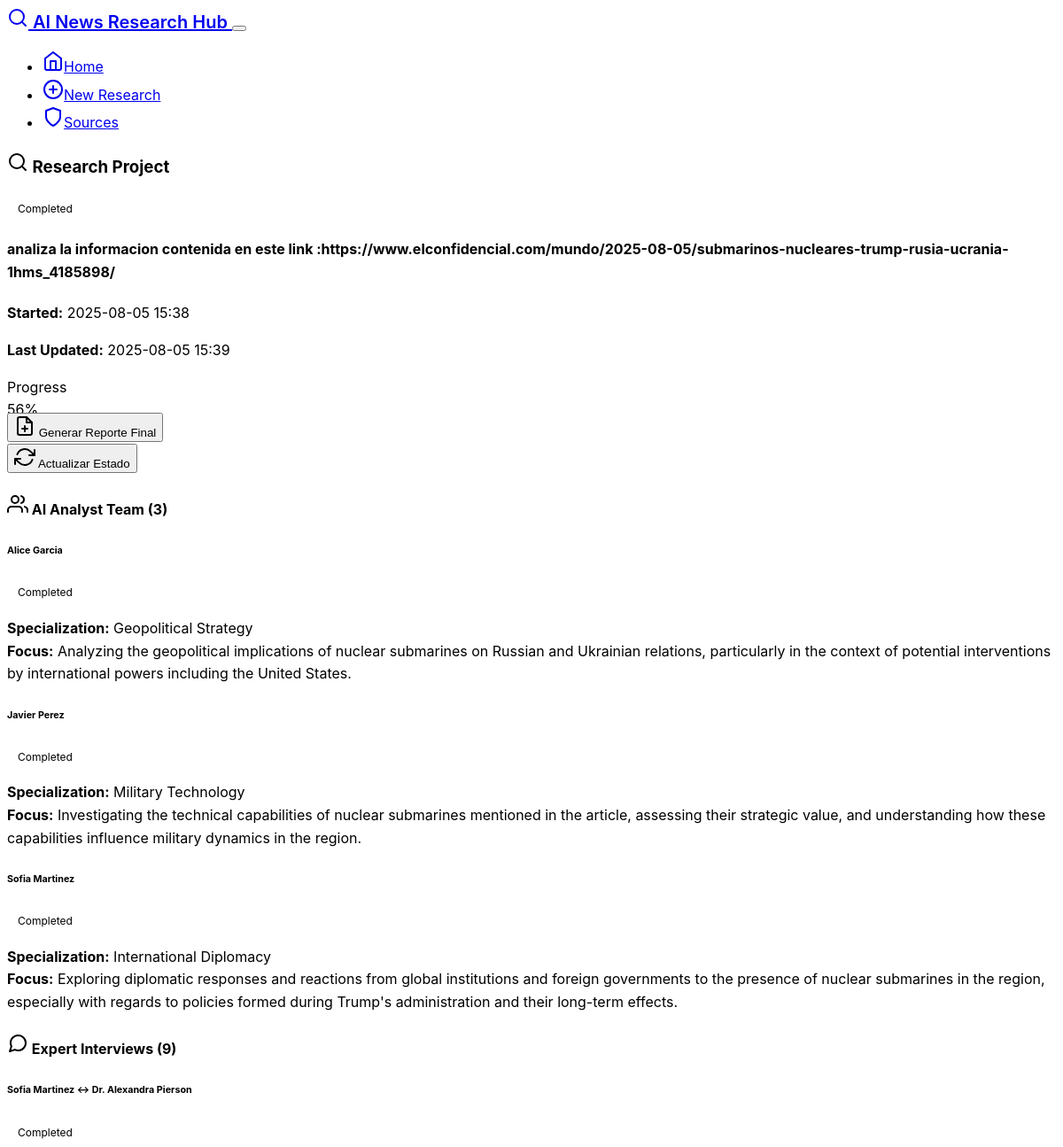
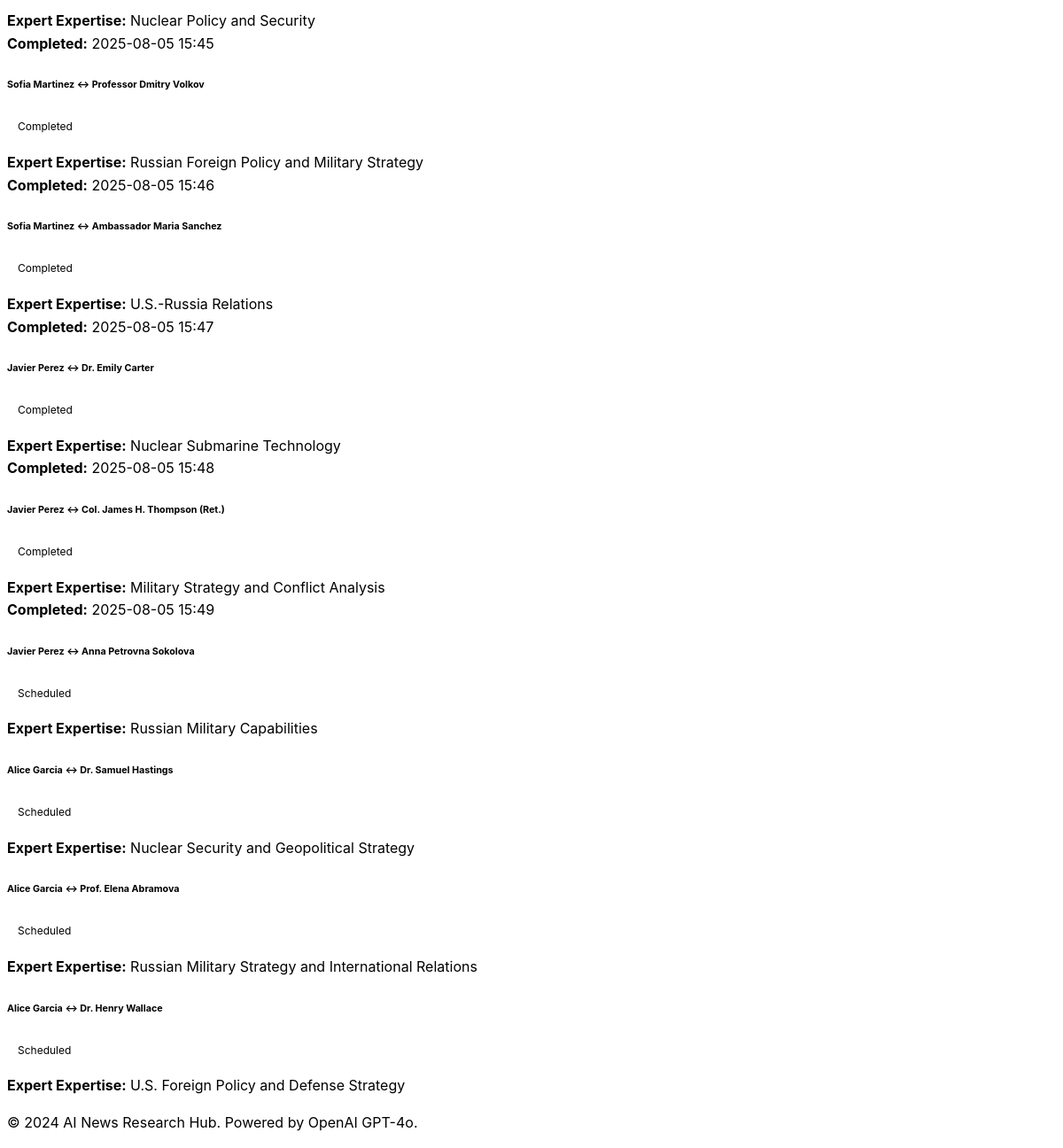
/project/5, run on the app's committed database (2 pictures, top to bottom).
### models.py (models this page shows)
class ResearchProject(db.Model):
    id = db.Column(db.Integer, primary_key=True)
    topic = db.Column(db.String(500), nullable=False)
    status = db.Column(db.String(50), default='initialized')  # initialized, analyzing, interviewing, reviewing, completed
    created_at = db.Column(db.DateTime, default=datetime.utcnow)
    updated_at = db.Column(db.DateTime, default=datetime.utcnow, onupdate=datetime.utcnow)
    final_report = db.Column(db.Text)
    human_notes = db.Column(db.Text)
    analysts = db.relationship('Analyst', backref='project', lazy=True, cascade='all, delete-orphan')
    interviews = db.relationship('Interview', backref='project', lazy=True, cascade='all, delete-orphan')

class Analyst(db.Model):
    id = db.Column(db.Integer, primary_key=True)
    project_id = db.Column(db.Integer, db.ForeignKey('research_project.id'), nullable=False)
    name = db.Column(db.String(100), nullable=False)
    specialization = db.Column(db.String(200), nullable=False)
    research_focus = db.Column(db.Text)
    status = db.Column(db.String(50), default='assigned')  # assigned, researching, interviewing, completed
    created_at = db.Column(db.DateTime, default=datetime.utcnow)

class Interview(db.Model):
    id = db.Column(db.Integer, primary_key=True)
    project_id = db.Column(db.Integer, db.ForeignKey('research_project.id'), nullable=False)
    analyst_id = db.Column(db.Integer, db.ForeignKey('analyst.id'), nullable=False)
    expert_id = db.Column(db.Integer, db.ForeignKey('expert.id'), nullable=False)
    questions = db.Column(db.Text)  # JSON string of questions
    responses = db.Column(db.Text)  # JSON string of responses
    insights = db.Column(db.Text)
    credibility_assessment = db.Column(db.Text)
    fake_news_flags = db.Column(db.Text)  # JSON string of potential fake news indicators
    status = db.Column(db.String(50), default='scheduled')  # scheduled, in_progress, completed, reviewed
    created_at = db.Column(db.DateTime, default=datetime.utcnow)
    completed_at = db.Column(db.DateTime)
    analyst = db.relationship('Analyst', backref='interviews')

class Expert(db.Model):
    id = db.Column(db.Integer, primary_key=True)
    name = db.Column(db.String(100), nullable=False)
    expertise_area = db.Column(db.String(200), nullable=False)
    background = db.Column(db.Text)
    credibility_score = db.Column(db.Float, default=0.8)
    interviews = db.relationship('Interview', backref='expert', lazy=True)

### routes.py (the view)
@app.route('/project/<int:project_id>')
def project_status(project_id):
    project = ResearchProject.query.get_or_404(project_id)
    analysts = Analyst.query.filter_by(project_id=project_id).all()
    interviews = Interview.query.filter_by(project_id=project_id).all()
    total_interviews = len(interviews)
    completed_interviews = len([i for i in interviews if i.status == 'completed'])
    progress = (completed_interviews / total_interviews * 100) if total_interviews > 0 else 0
    return render_template('research.html',
                         project=project,
                         analysts=analysts,
                         interviews=interviews,
                         progress=progress)

### templates/research.html (shortened to what this page needs)
{% extends "base.html" %}
{% block content %}
{% if not project %}
<div class="row">
    <div class="col-lg-8 mx-auto">
        <div class="card">
            <div class="card-header">
                <h3 class="mb-0">
                    <i data-feather="search" class="me-2"></i>
                    Start New Research Project
                </h3>
            </div>
            <div class="card-body">
                <form method="POST">
                    <div class="mb-4">
                        <label for="topic" class="form-label">Research Topic</label>
                        <textarea class="form-control form-control-lg"
                                  id="topic"
                                  name="topic"
                                  rows="3"
                                  placeholder="Enter the topic you want to research (e.g., 'Climate change impacts on agriculture', 'Latest developments in AI safety', 'COVID-19 vaccine effectiveness')"
                                  required></textarea>
                        <div class="form-text">
                            Be specific about what you want to investigate. The AI analysts will be specialized based on your topic.
                        </div>
                    </div>
                    <div class="d-grid">
                        <button type="submit" class="btn btn-primary btn-lg">
                            <i data-feather="play" class="me-2"></i>
                            Start Research
                        </button>
                    </div>
                </form>
            </div>
        </div>
        <div class="mt-5">
            <h4 class="mb-3">
                <i data-feather="info" class="me-2"></i>
                What Happens Next?
            </h4>
            <div class="list-group">
                <div class="list-group-item">
                    <div class="d-flex w-100 justify-content-between align-items-center">
                        <div>
                            <h6 class="mb-1">
                                <i data-feather="users" class="me-2 text-primary"></i>
                                AI Analyst Team Generation
                            </h6>
                            <p class="mb-1">Specialized AI analysts will be created based on your topic</p>
                        </div>
                    </div>
                </div>
                <div class="list-group-item">
                    <div class="d-flex w-100 justify-content-between align-items-center">
                        <div>
                            <h6 class="mb-1">
                                <i data-feather="message-square" class="me-2 text-primary"></i>
                                Expert Interview Process
                            </h6>
                            <p class="mb-1">Each analyst will interview relevant AI experts in parallel</p>
                        </div>
                    </div>
                </div>
                <div class="list-group-item">
                    <div class="d-flex w-100 justify-content-between align-items-center">
                        <div>
                            <h6 class="mb-1">
                                <i data-feather="eye" class="me-2 text-warning"></i>
                                Human Review Checkpoint
                            </h6>
                            <p class="mb-1">You'll have the opportunity to review and refine the process</p>
                        </div>
                    </div>
                </div>
                <div class="list-group-item">
                    <div class="d-flex w-100 justify-content-between align-items-center">
                        <div>
                            <h6 class="mb-1">
                                <i data-feather="file-text" class="me-2 text-success"></i>
                                Final Report Generation
                            </h6>
                            <p class="mb-1">AI Technical Writer compiles all insights into a comprehensive report</p>
                        </div>
                    </div>
                </div>
            </div>
        </div>
    </div>
</div>
{% else %}
<div class="row">
    <div class="col-12">
        <div class="card mb-4">
            <div class="card-header">
                <div class="d-flex justify-content-between align-items-center">
                    <h3 class="mb-0">
                        <i data-feather="search" class="me-2"></i>
                        Research Project
                    </h3>
                    <span class="badge fs-6
                        {% if project.status == 'completed' %}bg-success
                        {% elif project.status == 'error' %}bg-danger
                        {% elif project.status == 'reviewing' %}bg-warning
                        {% else %}bg-info{% endif %}">
                        {{ project.status.title() }}
                    </span>
                </div>
            </div>
            <div class="card-body">
                <h4 class="mb-3">{{ project.topic }}</h4>
                <div class="row">
                    <div class="col-md-6">
                        <p><strong>Started:</strong> {{ project.created_at.strftime('%Y-%m-%d %H:%M') }}</p>
                        <p><strong>Last Updated:</strong> {{ project.updated_at.strftime('%Y-%m-%d %H:%M') }}</p>
                    </div>
                    <div class="col-md-6">
                        {% if progress is defined %}
                        <div class="mb-3">
                            <label class="form-label">Progress</label>
                            <div class="progress">
                                <div class="progress-bar" style="width: {{ progress }}%">{{ "%.0f"|format(progress) }}%</div>
                            </div>
                        </div>
                        {% endif %}
                    </div>
                </div>
                <div class="mt-3">
                    {% if project.final_report %}
                    <a href="{{ url_for('view_report', project_id=project.id) }}"
                       class="btn btn-primary me-2">
                        <i data-feather="file-text" class="me-2"></i>
                        Ver Reporte Final
                    </a>
                    {% elif project.status == 'completed' %}
                    <form method="POST" action="{{ url_for('generate_report', project_id=project.id) }}" class="d-inline">
                        <button type="submit" class="btn btn-success me-2">
                            <i data-feather="file-plus" class="me-2"></i>
                            Generar Reporte Final
                        </button>
                    </form>
                    {% endif %}
                    <button type="button"
                            class="btn btn-outline-secondary"
                            onclick="refreshStatus()">
                        <i data-feather="refresh-cw" class="me-2"></i>
                        Actualizar Estado
                    </button>
                </div>
            </div>
        </div>
        {% if analysts %}
        <div class="card mb-4">
            <div class="card-header">
                <h4 class="mb-0">
                    <i data-feather="users" class="me-2"></i>
                    AI Analyst Team ({{ analysts|length }})
                </h4>
            </div>
            <div class="card-body">
                <div class="row">
                    {% for analyst in analysts %}
                    <div class="col-md-6 mb-3">
                        <div class="card">
                            <div class="card-body">
                                <div class="d-flex justify-content-between align-items-center mb-2">
                                    <h6 class="card-title mb-0">{{ analyst.name }}</h6>
                                    <span class="badge
                                        {% if analyst.status == 'completed' %}bg-success
                                        {% elif analyst.status == 'interviewing' %}bg-info
                                        {% else %}bg-secondary{% endif %}">
                                        {{ analyst.status.title() }}
                                    </span>
                                </div>
                                <p class="card-text">
                                    <strong>Specialization:</strong> {{ analyst.specialization }}<br>
                                    <strong>Focus:</strong> {{ analyst.research_focus }}
                                </p>
                            </div>
                        </div>
                    </div>
                    {% endfor %}
                </div>
            </div>
        </div>
        {% endif %}
        {% if interviews %}
        <div class="card mb-4">
            <div class="card-header">
                <h4 class="mb-0">
                    <i data-feather="message-circle" class="me-2"></i>
                    Expert Interviews ({{ interviews|length }})
                </h4>
            </div>
            <div class="card-body">
                <div class="row">
                    {% for interview in interviews %}
                    <div class="col-md-6 mb-3">
                        <div class="card">
                            <div class="card-body">
                                <div class="d-flex justify-content-between align-items-center mb-2">
                                    <h6 class="card-title mb-0">
                                        {{ interview.analyst.name }} ↔ {{ interview.expert.name }}
                                    </h6>
                                    <span class="badge
                                        {% if interview.status == 'completed' %}bg-success
                                        {% elif interview.status == 'in_progress' %}bg-info
                                        {% elif interview.status == 'error' %}bg-danger
                                        {% else %}bg-secondary{% endif %}">
                                        {{ interview.status.replace('_', ' ').title() }}
                                    </span>
                                </div>
                                <p class="card-text">
                                    <strong>Expert Expertise:</strong> {{ interview.expert.expertise_area }}<br>
                                    {% if interview.completed_at %}
                                    <strong>Completed:</strong> {{ interview.completed_at.strftime('%Y-%m-%d %H:%M') }}
                                    {% endif %}
                                </p>
                            </div>
                        </div>
                    </div>
                    {% endfor %}
                </div>
            </div>
        </div>
        {% endif %}
    </div>
</div>
{% endif %}
{% endblock %}

### static/css/style.css (style rules this page uses)
:root { --research-primary: #0066cc; --research-success: #28a745; --research-warning: #ffc107; --research-danger: #dc3545; --research-info: #17a2b8; }
body { font-family: -apple-system, BlinkMacSystemFont, 'Segoe UI', 'Roboto', 'Helvetica Neue', Arial, sans-serif; line-height: 1.6; }
.card { transition: transform 0.2s ease-in-out, box-shadow 0.2s ease-in-out; border-radius: 0.5rem; }
.progress { height: 1rem; }
.badge { font-size: 0.75rem; padding: 0.5rem 0.75rem; }
[data-bs-theme="dark"] .card { background-color: var(--bs-gray-800); }

### data on the page
ResearchProject: status "Completed", topic "analiza la informacion contenida en este link :https://www.elconfidencial.com/mundo/2025-08-05/submarinos-nucleares-trump-rusia-ucrania-1hms_4185898/", created_at "2025-08-05 15:38", updated_at "2025-08-05 15:39"
Analyst: name "Alice Garcia", status "Completed", specialization "Geopolitical Strategy", research_focus "Analyzing the geopolitical implications of nuclear submarines on Russian and Ukrainian relations, particularly in the context of potential interventions by international powers including the United States."
Analyst: name "Javier Perez", status "Completed", specialization "Military Technology", research_focus "Investigating the technical capabilities of nuclear submarines mentioned in the article, assessing their strategic value, and understanding how these capabilities influence military dynamics in the region."
Analyst: name "Sofia Martinez", status "Completed", specialization "International Diplomacy", research_focus "Exploring diplomatic responses and reactions from global institutions and foreign governments to the presence of nuclear submarines in the region, especially with regards to policies formed during Trump's administration and their long-term effects."
Interview: analyst.name "Sofia Martinez", expert.name "Dr. Alexandra Pierson", status.replace "Completed", expert.expertise_area "Nuclear Policy and Security", completed_at "2025-08-05 15:45"
Interview: analyst.name "Sofia Martinez", expert.name "Professor Dmitry Volkov", status.replace "Completed", expert.expertise_area "Russian Foreign Policy and Military Strategy", completed_at "2025-08-05 15:46"
Interview: analyst.name "Sofia Martinez", expert.name "Ambassador Maria Sanchez", status.replace "Completed", expert.expertise_area "U.S.-Russia Relations", completed_at "2025-08-05 15:47"
Interview: analyst.name "Javier Perez", expert.name "Dr. Emily Carter", status.replace "Completed", expert.expertise_area "Nuclear Submarine Technology", completed_at "2025-08-05 15:48"
Interview: analyst.name "Javier Perez", expert.name "Col. James H. Thompson (Ret.)", status.replace "Completed", expert.expertise_area "Military Strategy and Conflict Analysis", completed_at "2025-08-05 15:49"
Interview: analyst.name "Javier Perez", expert.name "Anna Petrovna Sokolova", status.replace "Scheduled", expert.expertise_area "Russian Military Capabilities"
Interview: analyst.name "Alice Garcia", expert.name "Dr. Samuel Hastings", status.replace "Scheduled", expert.expertise_area "Nuclear Security and Geopolitical Strategy"
Interview: analyst.name "Alice Garcia", expert.name "Prof. Elena Abramova", status.replace "Scheduled", expert.expertise_area "Russian Military Strategy and International Relations"
Interview: analyst.name "Alice Garcia", expert.name "Dr. Henry Wallace", status.replace "Scheduled", expert.expertise_area "U.S. Foreign Policy and Defense Strategy"

### other printed values
{{ "%.0f"|format(progress) }} "56"
{{ analysts|length }} "3"
{{ interviews|length }} "9"
